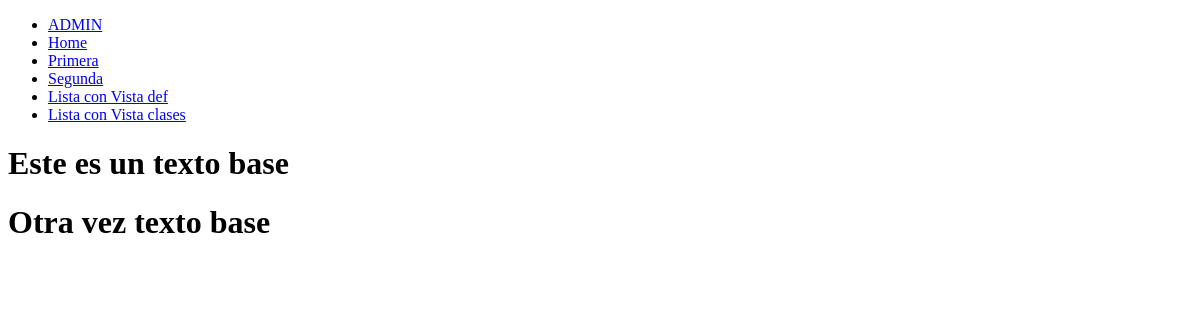
Page /personas/l/ on the earlier database version.
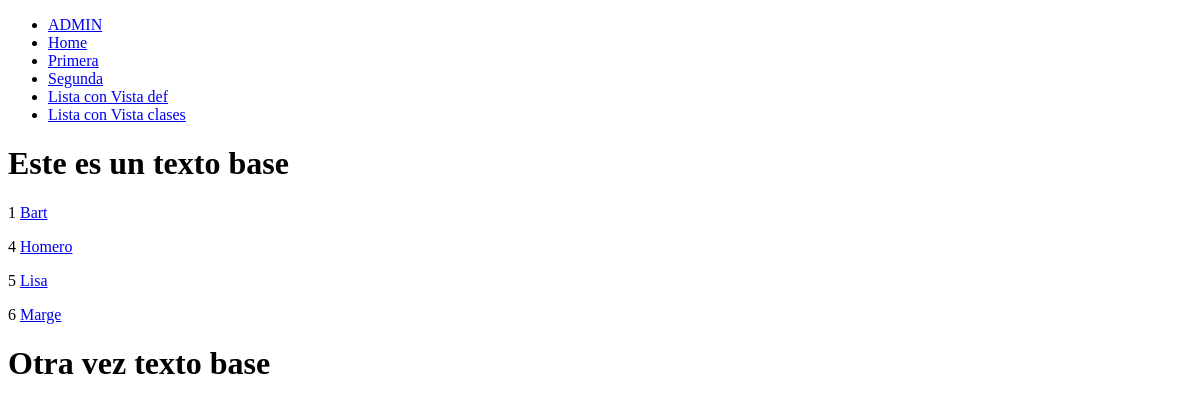
Same page on the later database version.
### personas/models.py (models this page shows)
class Persona(models.Model):
    nombres     = models.CharField(max_length = 100)
    apellidos   = models.CharField(max_length = 100)
    edad        = models.IntegerField()#(max_digits = 3)
    donador     = models.BooleanField()
    def get_absolute_url(self):
        return reverse('personas:persona-detail', kwargs={'pk': self.id})

### personas/views.py (the view)
# urls.py: path('l/', personasListView, name='listing'),
def personasListView(request):
    queryset = Persona.objects.all()
    context = {
        'objectList':queryset,
    }
    return render(request, 'personas/personasLista.html', context)

### personas/templates/personas/personasLista.html
{% extends 'base.html' %}
{% block content %}
{% for instance in objectList %}
    <p>
        {{instance.id}}
        <a href='{{ instance.get_absolute_url }}'>
            {{ instance.nombres }}
        </a>
    </p>
{% endfor %}
{% endblock %}

Differences in the rows shown:
added Persona: id "1", nombres "Bart"
added Persona: id "4", nombres "Homero"
added Persona: id "5", nombres "Lisa"
added Persona: id "6", nombres "Marge"
